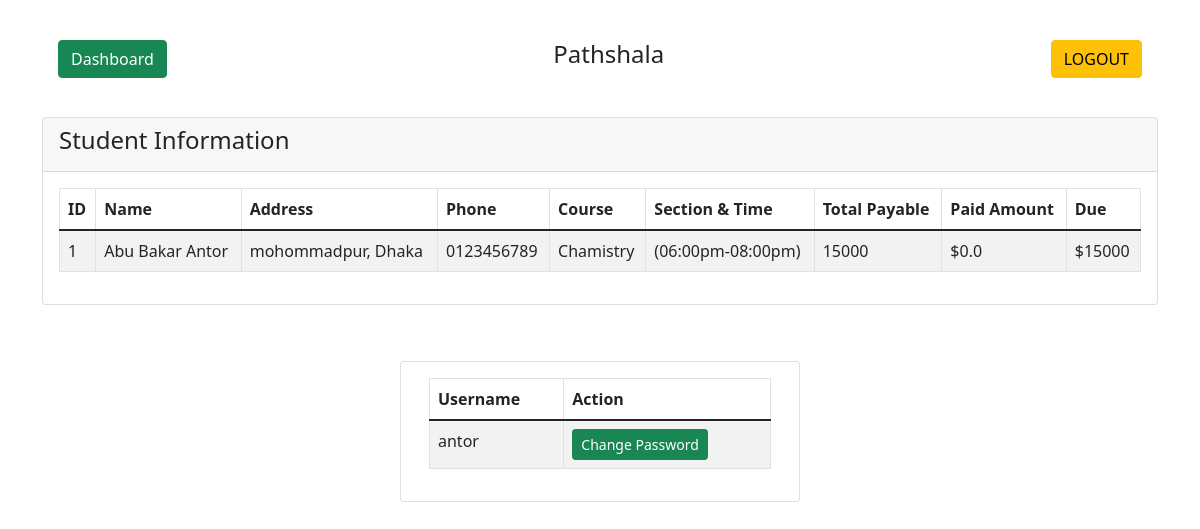
Before: /auth/student/index.php (signed in) with the older database file.
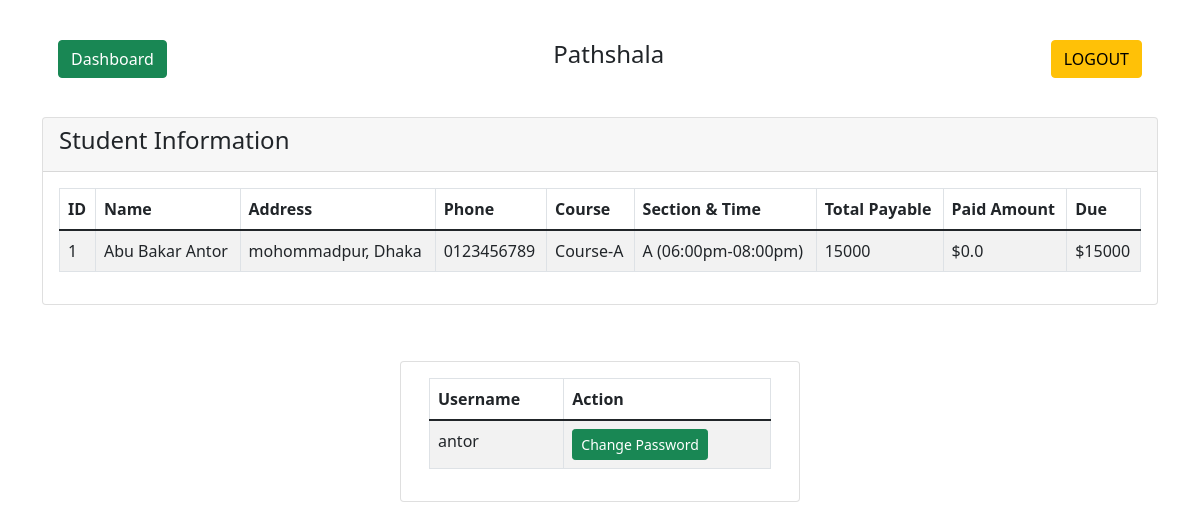
After: the same page with the newer database file.
### tables this page shows
CREATE TABLE `students` (
  `id` int(255) NOT NULL,
  `name` varchar(255) NOT NULL,
  `address` varchar(255) NOT NULL,
  `phone` varchar(255) NOT NULL,
  `course` varchar(255) NOT NULL,
  `section` varchar(255) NOT NULL,
  `total_payment` varchar(255) NOT NULL,
  `user_name` varchar(255) NOT NULL,
  `status` enum('1','0') NOT NULL DEFAULT '1',
  `date_time` datetime NOT NULL DEFAULT current_timestamp()
);

### auth/student/index.php (the view, shortened to what this page needs)
<?php
require '../../db/dbcon.php';
  if (isset($_SESSION['std_user_name'])) {
?>
<!DOCTYPE html>
<html lang="en">
    <head>
		<link href="https://cdn.jsdelivr.net/npm/bootstrap@5.1.3/dist/css/bootstrap.min.css" rel="stylesheet">
		<link rel="stylesheet" href="//cdn.jsdelivr.net/npm/alertifyjs@1.13.1/build/css/alertify.min.css"/>
    </head>
    <body class="sb-nav-fixed">
<?php $username = $_SESSION['std_user_name'];?>
	<?php
	$query = "SELECT * FROM students WHERE user_name = '$username'";
	$query_run = mysqli_query($con, $query);
	if(mysqli_num_rows($query_run) > 0)
	{
		foreach($query_run as $user)
		{
?>
<div class="container mt-4">
    <div class="row">
        <div class="col-md-12">
		<div class="card-body">
                    <h4 class="text-center">Pathshala
                        <a href="#" class="btn btn-success float-start mr">Dashboard</a>
						<a href="logout.php" class="btn btn-warning float-end">LOGOUT</a>
                    </h4>
                </div>
				<br />
            <div class="card">
			<div class="card-header">
				<h4>Student Information
				</h4>
			</div>
			<div class="card-body">
			<table id="myTable" class="table table-bordered table-striped">
				<thead>
					<tr>
						<th>ID</th>
						<th>Name</th>
						<th>Address</th>
						<th>Phone</th>
						<th>Course</th>
						<th>Section & Time</th>
						<th>Total Payable</th>
						<th>Paid Amount</th>
						<th>Due</th>
					</tr>
				</thead>
				<tbody>
					<?php
					$query = "SELECT * FROM students WHERE user_name= '$username'";
					$query_run = mysqli_query($con, $query);
					if(mysqli_num_rows($query_run) > 0)
					{
						foreach($query_run as $student)
						{
							?>
							<tr>
								<td><?= $user['id'] ?></td>
								<td><?= $user['name'] ?></td>
								<td><?= $user['address'] ?></td>
								<td><?= $user['phone'] ?></td>
								<td><?= $user['course'] ?></td>
								<?php
								if($user['section'] == 'Day'){
								?>
								<td><?= $user['section'].' (10:00am-12:00pm)' ?></td>
								<?php
								}else{
									?>
								<td><?= $user['section'].' (06:00pm-08:00pm)' ?></td>
								<?php
								}
								?>
								<td><?= $user['total_payment'] ?></td>
								<td>
								<?php
								$sid =  $user['id'] ;
								$query = "SELECT SUM(amount) FROM payment
								where s_id =  $sid";
								$query_run = mysqli_query($con, $query);
								while($amount = mysqli_fetch_array($query_run))
								{
									if($amount['SUM(amount)'] <= 0)
									{
										echo "$0.0";
									}
									else
									{
										echo '$'.$amount['SUM(amount)'];
									}
								}
								?>
								</td>
								<td>
								<?php
								$sid =  $user['id'] ;
								$query = "SELECT SUM(total_payment) FROM students
								where id =  $sid";
								$query_run = mysqli_query($con, $query);
								while($total_payment = mysqli_fetch_array($query_run))
								{
								 $calculate = $total_payment['SUM(total_payment)'];
								 $query = "SELECT SUM(amount) FROM payment
								 where s_id =  $sid";
								 $query_run = mysqli_query($con, $query);
								 while($amount = mysqli_fetch_array($query_run))
								 {
								  $payable = $amount['SUM(amount)'];
								  $totalsum = $calculate - $payable;
								  if($totalsum >0) {
									  echo '$'.$totalsum;
								  }else{
									  echo '$'.$totalsum.' B';
								  }
								 }
								}
								?>
								</td>
							</tr>
							<?php
						}
					}
					?>
					</tbody>
				</table>
                </div>
            </div>
        </div>
    </div>
</div>
<br />
<br />
<div class="card container mt-2 col-md-4">
<div class="card-body">
<table id="myTable" class="table table-bordered table-striped">
<thead>
	<tr>
		<th>Username</th>
		<th>Action</th>
	</tr>
</thead>
<tbody>
	<?php
	$query = "SELECT * FROM user_std WHERE user_name = '$username'";
	$query_run = mysqli_query($con, $query);
	if(mysqli_num_rows($query_run) > 0)
	{
		foreach($query_run as $std)
		{
			?>
			<tr>
				<td><?= $std['user_name'] ?></td>
				<td>
					<button type="button" value="<?=$std['std_id'];?>" class="editStudentBtn btn btn-success btn-sm">Change Password</button>
				</td>
			</tr>
			<?php
		}
	}
	?>
</tbody>
</table>
</div>
</div>
<?php
		}
	}
?>
<?php
}else {
   header("Location: login.php");
}
 ?>

Changed rows visible on the page:
changed students "Abu Bakar Antor": course "Chamistry" → "Course-A"; section (not shown) → "A"
